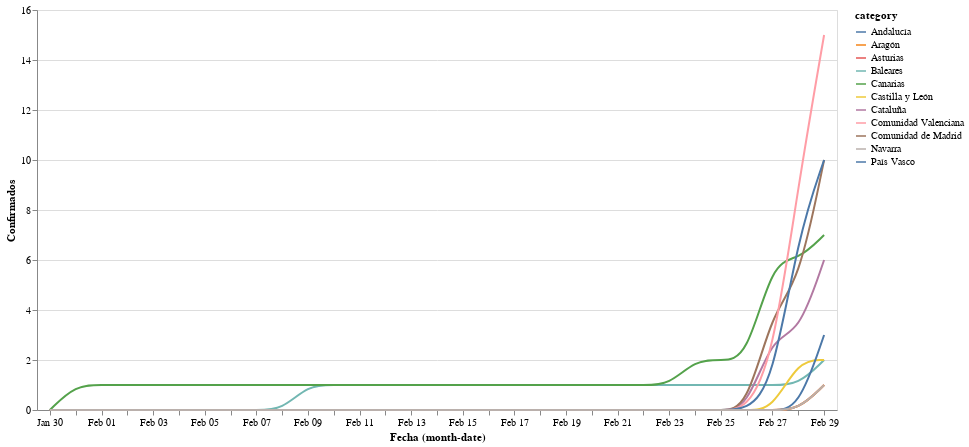

This figure's notebook cell:
### Markdown cell above
## Por comunidad autónoma

### Code cell
#collapse

import requests
import pandas as pd
from io import BytesIO
import numpy as np
import altair as alt

# data download
response = requests.get('https://docs.google.com/spreadsheet/ccc?key=1FwOXbkWeuS1LHrKxhSfepGtsgQ6iIEQZmWig_JKo8z0&output=csv')
assert response.status_code == 200, 'Wrong status code'
data = response.content
df = pd.read_csv(BytesIO(data), parse_dates=['Fecha'], dayfirst=True)

# plot
cols = list(df.columns)
cols.remove('Total confirmados')
cols.remove('Fecha')
df = df.set_index('Fecha')[cols]
source = df.reset_index().melt('Fecha', var_name='category', value_name='Confirmados')
# plot
selection = alt.selection_multi(fields=['category'], bind='legend')

alt.Chart(source).mark_line(interpolate='basis').encode(
    alt.X('monthdate(Fecha):O', axis=alt.Axis()),
    alt.Y('Confirmados:Q'),
    alt.Color('category:N'),
    opacity=alt.condition(selection, alt.value(1), alt.value(0.2))
).properties(
    width=800, height=400
).add_selection(
    selection
)

### Figure 1 — Vega-Lite specification as saved in the notebook (floating-point values rounded to 4 significant figures; data arrays with more than 128 entries replaced by an {"elided": "..."} marker saying what was removed)
{"config": {"view": {"continuousWidth": 400, "continuousHeight": 300}}, "data": {"name": "data-0bb7382c665dcecb247b5324f1d9d2d5"}, "mark": {"type": "line", "interpolate": "basis"}, "encoding": {"color": {"type": "nominal", "field": "category"}, "opacity": {"condition": {"value": 1, "selection": "selector005"}, "value": 0.2}, "x": {"type": "ordinal", "axis": {}, "field": "Fecha", "timeUnit": "monthdate"}, "y": {"type": "quantitative", "field": "Confirmados"}}, "height": 400, "selection": {"selector005": {"type": "multi", "fields": ["category"], "bind": "legend"}}, "width": 800, "$schema": "https://vega.github.io/schema/vega-lite/v4.0.2.json", "datasets": {"data-0bb7382c665dcecb247b5324f1d9d2d5": {"elided": "341 records"}}}
